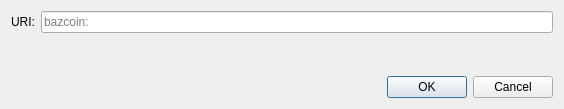
<?xml version="1.0" encoding="UTF-8"?>
<ui version="4.0">
 <class>OpenURIDialog</class>
 <widget class="QDialog" name="OpenURIDialog">
  <property name="geometry">
   <rect>
    <x>0</x>
    <y>0</y>
    <width>564</width>
    <height>109</height>
   </rect>
  </property>
  <property name="windowTitle">
   <string>Open bazcoin URI</string>
  </property>
  <layout class="QVBoxLayout" name="verticalLayout">
   <item>
    <layout class="QHBoxLayout" name="horizontalLayout">
     <item>
      <widget class="QLabel" name="label">
       <property name="text">
        <string>URI:</string>
       </property>
      </widget>
     </item>
     <item>
      <widget class="QValidatedLineEdit" name="uriEdit">
       <property name="placeholderText">
        <string notr="true">bazcoin:</string>
       </property>
      </widget>
     </item>
    </layout>
   </item>
   <item>
    <spacer name="verticalSpacer">
     <property name="orientation">
      <enum>Qt::Vertical</enum>
     </property>
     <property name="sizeHint" stdset="0">
      <size>
       <width>20</width>
       <height>40</height>
      </size>
     </property>
    </spacer>
   </item>
   <item>
    <widget class="QDialogButtonBox" name="buttonBox">
     <property name="orientation">
      <enum>Qt::Horizontal</enum>
     </property>
     <property name="standardButtons">
      <set>QDialogButtonBox::Cancel|QDialogButtonBox::Ok</set>
     </property>
    </widget>
   </item>
  </layout>
 </widget>
 <customwidgets>
  <customwidget>
   <class>QValidatedLineEdit</class>
   <extends>QLineEdit</extends>
   <header>qt/qvalidatedlineedit.h</header>
  </customwidget>
 </customwidgets>
 <resources/>
 <connections>
  <connection>
   <sender>buttonBox</sender>
   <signal>accepted()</signal>
   <receiver>OpenURIDialog</receiver>
   <slot>accept()</slot>
   <hints>
    <hint type="sourcelabel">
     <x>248</x>
     <y>254</y>
    </hint>
    <hint type="destinationlabel">
     <x>157</x>
     <y>274</y>
    </hint>
   </hints>
  </connection>
  <connection>
   <sender>buttonBox</sender>
   <signal>rejected()</signal>
   <receiver>OpenURIDialog</receiver>
   <slot>reject()</slot>
   <hints>
    <hint type="sourcelabel">
     <x>316</x>
     <y>260</y>
    </hint>
    <hint type="destinationlabel">
     <x>286</x>
     <y>274</y>
    </hint>
   </hints>
  </connection>
 </connections>
</ui>
